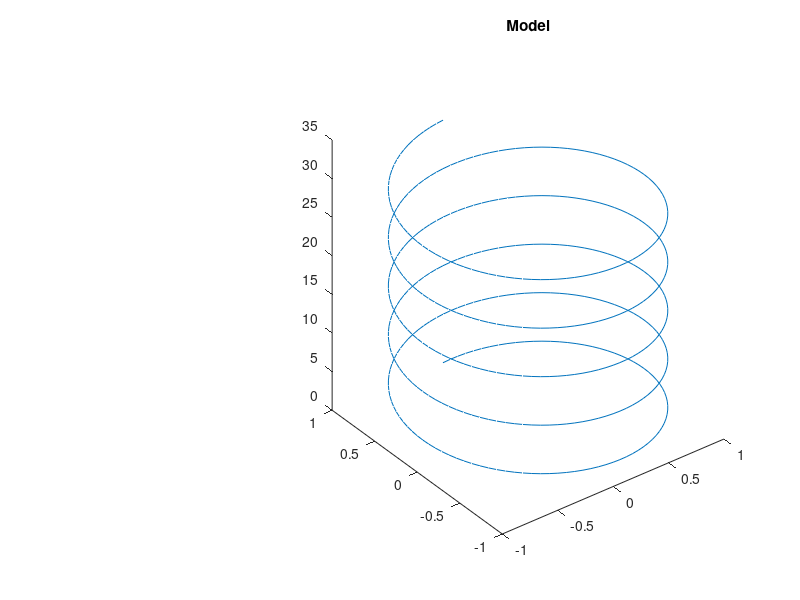

MATLAB code to generate this figure: (Note: this script raises an error after producing the figure.)
%% Heading
% Author: Jacob Zizmor
% ui_mockup.m

%% Preparation
close all

toActiveTime = 1.377; % time it takes the motors to move from passive to active pressure
toPassiveTime = 1.262; % time it takes the motors to move from active to passive pressure
actuatordelay = ((-187) + (-220))/2; % delay after EMG detection to actuator movement
started = 0; % whether or not the stopwatch has been started

to_act = 0; % if the socket is going towards or is at the active position
at_pos = 1; % if the socket is at its goal position
det = 0; % if the EMG algorithm has confirmed movement

to_actT = -1; % temporary variable for Serial read
at_posT = -1;
detT = -1;

az = -37.5; % http://www.mathworks.com/help/matlab/visualize/setting-the-viewpoint-with-azimuth-and-elevation.html
el = 30;

%% Seupt Serial
COM_PORT = 'COM1';
% s = serial(COM_PORT); % http://www.mathworks.com/help/matlab/matlab_external/getting-started-with-serial-i-o.html?s_tid=gn_loc_drop
% set(s,'BaudRate',9600);
% s.ReadAsyncMode = 'continuous';
% fopen(s);

%% Setup Figure Window
resolution = 20;
figure % http://www.mathworks.com/help/matlab/examples/displaying-multiple-plots-in-a-single-figure.html
set(gcf,'name','DAPS','numbertitle','off')
status = ishandle(1); % check if figure is open

%% Main Loop
while (status)
    %% Serial Analysis
    %     [to_actT, at_posT, detT] = decrypt(s);
    if to_actT ~= -1
        to_act = to_actT;
        at_pos = at_posT;
        det = detT;
        
        if det == 1
            if started == 0
                started = 1;
                tic;
            end
        else
            if started == 1
                started = 0;
            end
        end
    end
    
    %% 3D Model
    subplot(resolution, resolution, [(resolution-(0.6*resolution)) (resolution*resolution)])
    t = 0:pi/50:10*pi;
    st = sin(t);
    ct = cos(t);
    plot3(st,ct,t) % http://www.mathworks.com/help/matlab/ref/plot3.html
    % 	view(az,el); % http://www.mathworks.com/matlabcentral/answers/21919-problem-with-view-to-save-the-orientation-of-a-plot-and-then-use-it-for-another
    title('Model')
    ax = gca; % http://www.mathworks.com/help/matlab/ref/gca.html
    ax.Box = 'on';
    set(gca, 'XTick', []);
    set(gca, 'YTick', []);
    set(gca, 'ZTick', []);
    %     [az,el]=view; % http://www.mathworks.com/matlabcentral/answers/21919-problem-with-view-to-save-the-orientation-of-a-plot-and-then-use-it-for-another
    
    %% Boolean Feedback
    subplot(resolution,resolution,[(0.25*resolution) (2+resolution)] )
    E = 0;
    N = 0;
    r=1;
    colorON=[0 1 0];
    colorOFF=[1 0 0];
    t=linspace(0,2*pi);
    if (det==1) % movement detected
        fill(E+r*cos(t),N+r*sin(t),colorON); % this creates a filled circle centered at (E,N)
    else % movement not detected
        fill(E+r*cos(t),N+r*sin(t),colorOFF); % this creates a filled circle centered at (E,N)
    end
    axis square
    ax = gca; % http://www.mathworks.com/help/matlab/ref/gca.html
    ax.Color = 'none'; % http://www.mathworks.com/help/matlab/ref/axes-properties.html
    ax.XColor = 'none';
    ax.YColor = 'none';
    
    %% Pressure
    subplot(resolution, resolution, [ (1 + 4*resolution) ((resolution*resolution)-(0.7*resolution)) ])
    level = 1;
    passive = 0.25;
    active = 2.5;
    ybuff = passive-0;
    PAS = [passive passive];
    ACT = [active active];
    YMAX = [active+ybuff active+ybuff];
    
    if at_pos==1
        if to_act==1
            level = ACT(1);
        else
            level = PAS(1);
        end
    end
    
    if det==1
        if to_act==1
            change = (toc/toActiveTime);
        else
            change = (toc/toPassiveTime);
        end
        level = 0.5+(change*(ACT(1)-PAS(1)));
    end
    
    Y = [level level];
    hold on;
    area(YMAX, 'FaceColor', [135/255 206/255 250/255]);
    area(ACT, 'FaceColor', 'w');
    area(Y, 'FaceColor', 'b');
    area(PAS, 'FaceColor', [135/255 206/255 250/255]);
    hold off;
    
    title('Current Pressure')
    ax = gca; % http://www.mathworks.com/help/matlab/ref/gca.html
    ax.XColor = 'none';
    ylim([passive-ybuff active+ybuff])
    
    %% Control Flow
    drawnow; % show plot instead of waiting for while loop to end
    status = ishandle(1); % check if figure is open
end

%% Cleanup
% fclose(s); % http://www.mathworks.com/help/matlab/matlab_external/getting-started-with-serial-i-o.html?s_tid=gn_loc_drop
% delete(s);